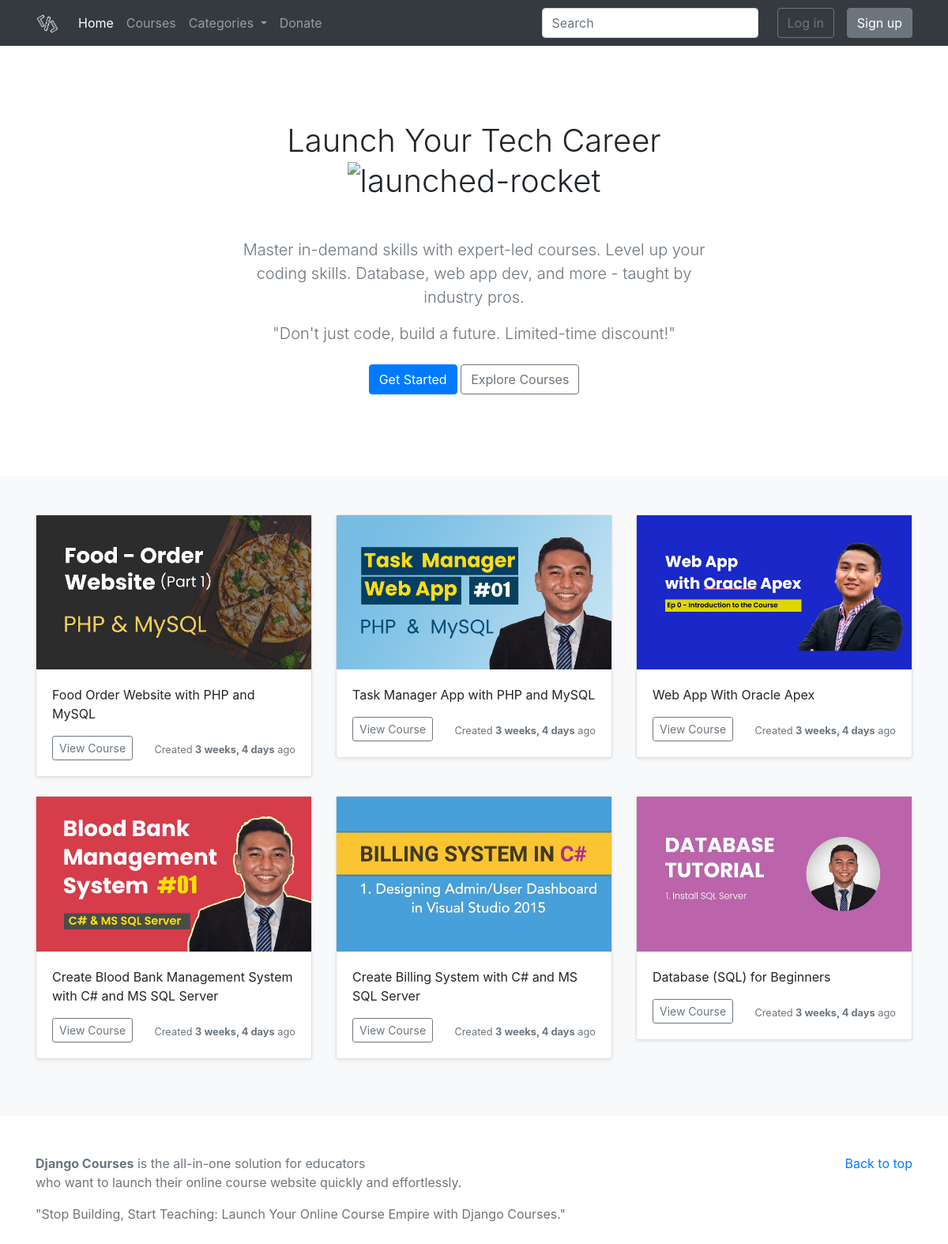
The page / on the database its author committed.
### courses/models.py (models this page shows, shortened)
class Course(models.Model):
    course_title = models.CharField(max_length=200, verbose_name="Course Title")
    course_slug = models.SlugField(verbose_name="Course Slug")
    course_description = models.TextField(blank=True, null=True, verbose_name="Course Description")
    course_topic = models.ManyToManyField(Topic, verbose_name="Course Topic")
    course_image = models.ImageField(upload_to="courses/", blank=True, null=True)
    course_is_active = models.CharField(
        choices = IS_ACTIVE,
        default = 'Yes',
        max_length=50,
        verbose_name="Is Active?"
        )
    course_is_featured = models.CharField(
        choices = IS_ACTIVE,
        default = 'Yes',
        max_length=50,
        verbose_name="Is Featured?"
        )
    course_created_at = models.DateTimeField(auto_now_add=True, verbose_name="Created Date")
    course_updated_at = models.DateTimeField(auto_now=True, verbose_name="Updated Date")
    seo_course_title = models.CharField(max_length=60, blank=True, null=True, verbose_name="SEO Course Title (60 Characters Long)")
    seo_course_keywords = models.TextField(blank=True, null=True, verbose_name="SEO for Course Keywords, Separated by Commas")
    seo_course_description = models.TextField(blank=True, null=True, verbose_name="SEO Course Description (160 Characters Long)")
    class Meta:
        ordering = ('-course_created_at', )

### courses/views.py (the view)
# urls.py: path('', views.index, name="home"),
def index(request):
    courses = Course.objects.filter(course_is_active='Yes', course_is_featured="Yes")
    context = {
        'courses': courses,
    }
    return render(request, 'courses/index.html', context)

### courses/context_processors.py (called while the page is built)
def head_menu(request):
    topics = Topic.objects.filter(topic_is_active='Yes')
    context = {
        'topics': topics
    }
    return context

def my_courses(request):
    if request.user.is_authenticated:
        enrolled_courses = Enroll.objects.filter(user=request.user).order_by('-enrolled_date')[:5]
    else:
        enrolled_courses = None
    context = {
        'enrolled_courses': enrolled_courses,
    }
    return context

### courses/models.py (called while the page is built)
    def __str__(self):
        return self.topic_title

### templates/courses/index.html (shortened to what this page needs)
{% extends 'base.html' %}
{% load static %}
{% block content %}
<section class="jumbotron text-center">
    <div class="container">
      <h1 class="mb-5">Launch Your Tech Career <img width="60" height="60" src="https://img.icons8.com/papercut/60/launched-rocket.png" alt="launched-rocket"/></h1>
      <p class="lead text-muted">Master in-demand skills with expert-led courses. Level up your coding skills. Database, web app dev, and more - taught by industry pros.</p>
      <p class="lead text-muted">"Don't just code, build a future. Limited-time discount!"</p>
      <p>
        <a href="{% url 'account_signup' %}" class="btn btn-primary my-2">Get Started</a>
        <a href="{% url 'courses' %}" class="btn btn-outline-secondary my-2">Explore Courses</a>
      </p>
    </div>
  </section>
  <div class="album py-5 bg-light">
    <div class="container">
      <div class="row">
      {% if courses %}
        {% for course in courses %}
          <div class="col-md-4">
            <div class="card mb-4 shadow-sm">
              <a href="{% url 'course-detail' course.course_slug %}">
              {% if course.course_image %}
              <img src="{{ course.course_image.url }}" class="img-fluid" alt="{{ course.course_title }}">
              {% endif %}
              </a>
              <div class="card-body">
                <p class="card-text">{{ course.course_title }}</p>
                <div class="d-flex justify-content-between align-items-center">
                  <div class="btn-group">
                    <a href="{% url 'course-detail' course.course_slug %}">
                      <button type="button" class="btn btn-sm btn-outline-secondary">View Course</button>
                    <a>
                  </div>
                  <small class="text-muted">Created <strong>{{ course.course_created_at|timesince }}</strong> ago</small>
                </div>
              </div>
            </div>
          </div>
        {% endfor %}
      {% endif %}
      </div>
    </div>
  </div>
{% endblock content %}

### courseproject/static/css/album.css (style rules this page uses)
.jumbotron { padding-top: 3rem; padding-bottom: 3rem; margin-bottom: 0; background-color: #fff; }
@media (min-width: 768px) { .jumbotron { padding-top: 6rem; padding-bottom: 6rem; } }
.jumbotron p:last-child { margin-bottom: 0; }
.jumbotron h1 { font-weight: 300; }
.jumbotron .container { max-width: 40rem; }

### rows shown on the page
Course: course_image (picture), course_title "Food Order Website with PHP and MySQL", course_created_at "3 weeks, 4 days"
Course: course_image (picture), course_title "Task Manager App with PHP and MySQL", course_created_at "3 weeks, 4 days"
Course: course_image (picture), course_title "Web App With Oracle Apex", course_created_at "3 weeks, 4 days"
Course: course_image (picture), course_title "Create Blood Bank Management System with C# and MS SQL Server", course_created_at "3 weeks, 4 days"
Course: course_image (picture), course_title "Create Billing System with C# and MS SQL Server", course_created_at "3 weeks, 4 days"
Course: course_image (picture), course_title "Database (SQL) for Beginners", course_created_at "3 weeks, 4 days"
